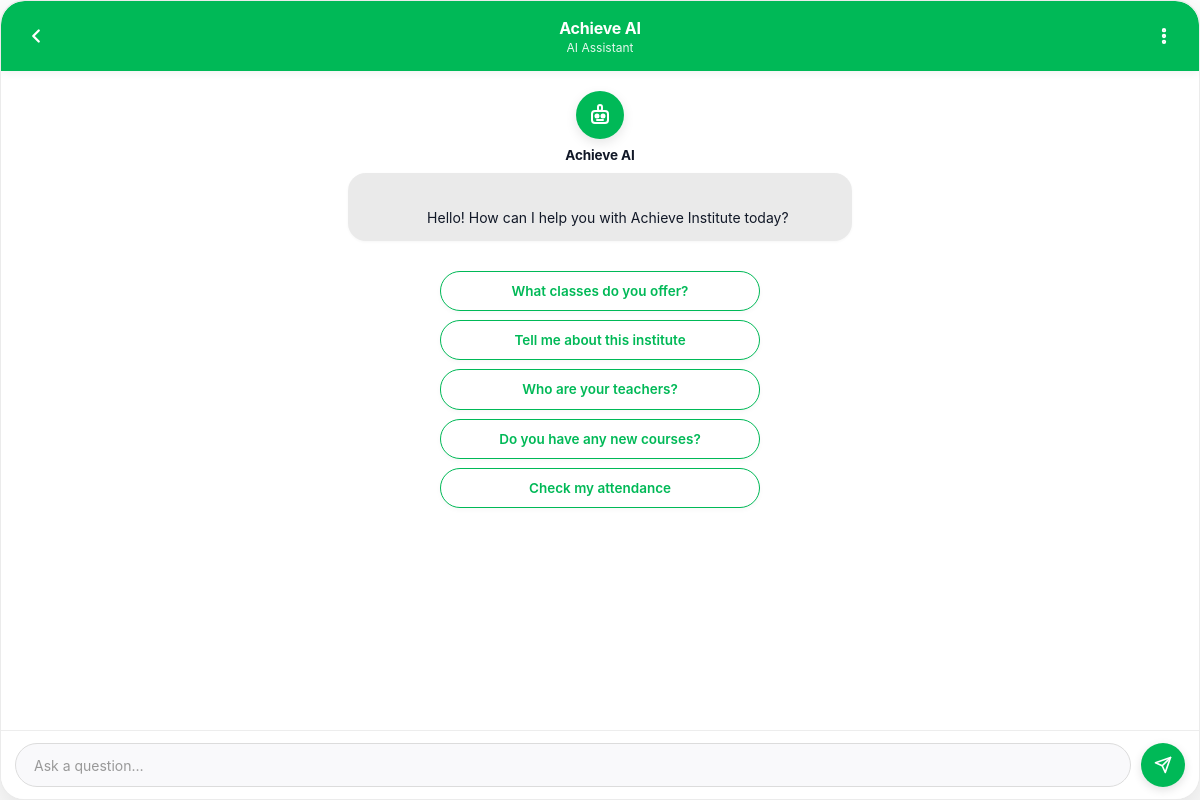
The app's page /chat.php with its own data.
### tables this page shows
CREATE TABLE ai_assistants (
    id INT UNSIGNED NOT NULL AUTO_INCREMENT,
    institute_id INT UNSIGNED NULL,
    name VARCHAR(255) NOT NULL,
    description TEXT NULL,
    purpose TEXT NULL,
    welcome_message TEXT NULL,
    enabled TINYINT(1) NOT NULL DEFAULT 1,
    theme_primary_color VARCHAR(20) DEFAULT '#00B957',
    theme_secondary_color VARCHAR(20) DEFAULT '#F3F4F6',
    theme_text_color VARCHAR(20) DEFAULT '#111827',
    theme_header_text_color VARCHAR(20) DEFAULT '#FFFFFF',
    user_bubble_color VARCHAR(20) DEFAULT '#ECFDF3',
    assistant_bubble_color VARCHAR(20) DEFAULT '#EAEAEA',
    chat_background_color VARCHAR(20) DEFAULT '#FFFFFF',
    starter_messages TEXT NULL,
    header_subtitle VARCHAR(255) DEFAULT 'AI Assistant',
    created_at DATETIME NOT NULL DEFAULT CURRENT_TIMESTAMP,
    updated_at DATETIME NOT NULL DEFAULT CURRENT_TIMESTAMP ON UPDATE CURRENT_TIMESTAMP,
    PRIMARY KEY (id),
    CONSTRAINT fk_assistant_institute
        FOREIGN KEY (institute_id) REFERENCES ai_assistant_institutes(id)
        ON DELETE SET NULL
);

### src/Env.php (called while the page is built, shortened)
<?php
final class Env
{
    private static array $values = [];
    public static function get(string $key, ?string $default = null): ?string
    {
        $value = getenv($key);
        if ($value !== false) {
            return $value;
        }
        return self::$values[$key] ?? $default;
    }
    public static function bool(string $key, bool $default = false): bool
    {
        $value = self::get($key);
        return filter_var($value, FILTER_VALIDATE_BOOL);
    }
}

### bootstrap.php (called while the page is built, shortened)
<?php
require_once APP_ROOT . '/src/Env.php';
require_once APP_ROOT . '/src/Database.php';
require_once APP_ROOT . '/src/AssistantRepository.php';
function ai_base_path(): string
{
    $base = Env::get('APP_BASE_PATH', '/');
    return rtrim($base, '/');
}

### src/AssistantRepository.php (called while the page is built, shortened)
<?php
final class AssistantRepository
{
    public function getByWidgetKey(string $widgetKey): ?array
    {
        $widgetKey = trim($widgetKey);
        $stmt = $this->pdo->prepare(
            'SELECT a.*,
                    i.id AS institute_id,
                    i.name AS institute_name,
                    i.public_widget_key,
                    i.is_active AS institute_active,
                    i.allowed_domains
             FROM ai_assistants a
             INNER JOIN ai_assistant_institutes i ON i.id = a.institute_id
             WHERE i.public_widget_key = ?
             LIMIT 1'
        );
        $stmt->execute([$widgetKey]);
        $row = $stmt->fetch();
        return is_array($row) ? $row : null;
    }
}

### src/Database.php (called while the page is built, shortened)
<?php
final class Database
{
    private static ?PDO $pdo = null;
    public static function connection(): PDO
    {
        $host = Env::get('AI_DB_HOST', '127.0.0.1');
        $port = Env::get('AI_DB_PORT', '3306');
        $name = Env::get('AI_DB_NAME', 'getmore_ai');
        $user = Env::get('AI_DB_USER', 'root');
        $pass = Env::get('AI_DB_PASSWORD', '');
        $dsn = sprintf(
            'mysql:host=%s;port=%s;dbname=%s;charset=utf8mb4',
            $host,
            $port,
            $name
        );
        self::$pdo = new PDO($dsn, $user, $pass, [
            PDO::ATTR_ERRMODE => PDO::ERRMODE_EXCEPTION,
            PDO::ATTR_DEFAULT_FETCH_MODE => PDO::FETCH_ASSOC,
            PDO::ATTR_EMULATE_PREPARES => false,
        ]);
        return self::$pdo;
    }
}

### chat.php (the view, shortened to what this page needs)
<?php
require_once __DIR__ . '/bootstrap.php';
$base = ai_base_path();
$isDev = Env::bool('DEV_MODE', false);
$widgetKey = trim((string) ($_GET['assistant'] ?? ''));
if ($widgetKey === '' && $isDev) {
    $widgetKey = 'pk_achieve_72af8391';
}
$assistant = null;
if ($widgetKey === '') {
    $errorMessage = 'This assistant is currently unavailable.';
} else {
    try {
        $repository = new AssistantRepository(Database::connection());
        $assistant = $repository->getByWidgetKey($widgetKey);
    } catch (Throwable $e) {
        $errorMessage = 'This assistant is currently unavailable.';
    }
}
    ?>
    <?php
$enabled = !empty($assistant['enabled']);
$themePrimaryColor = (string) ($assistant['theme_primary_color'] ?? '#00B957');
$themeTextColor = (string) ($assistant['theme_text_color'] ?? '#111827');
$themeHeaderTextColor = (string) ($assistant['theme_header_text_color'] ?? '#FFFFFF');
$userBubbleColor = (string) ($assistant['user_bubble_color'] ?? '#ECFDF3');
$assistantBubbleColor = (string) ($assistant['assistant_bubble_color'] ?? '#EAEAEA');
$chatBgColor = (string) ($assistant['chat_background_color'] ?? '#FFFFFF');
$headerSubtitle = (string) ($assistant['header_subtitle'] ?? 'AI Assistant');
$starterMessages = [];
if (!empty($assistant['starter_messages'])) {
    $decoded = json_decode((string) $assistant['starter_messages'], true);
    if (is_array($decoded)) {
        $starterMessages = $decoded;
    }
}
?>
<!doctype html>
<html lang="en">
<head>
    <link rel="stylesheet" href="<?= htmlspecialchars($base) ?>/assets/chat.css">
</head>
<body>
<div
    class="chat-shell"
    data-api-url="<?= htmlspecialchars($base) ?>/api/chat.php"
    data-assistant-key="<?= htmlspecialchars($widgetKey) ?>"
    data-enabled="<?= $enabled ? '1' : '0' ?>"
    data-primary-color="<?= htmlspecialchars($themePrimaryColor) ?>"
    data-admin-primary="<?= htmlspecialchars($themePrimaryColor) ?>"
    data-admin-header-text="<?= htmlspecialchars($themeHeaderTextColor) ?>"
    data-admin-bg="<?= htmlspecialchars($chatBgColor) ?>"
    data-admin-user-bubble="<?= htmlspecialchars($userBubbleColor) ?>"
    data-admin-assistant-bubble="<?= htmlspecialchars($assistantBubbleColor) ?>"
    data-admin-text="<?= htmlspecialchars($themeTextColor) ?>"
>
    <header class="chat-header">
        <button type="button" class="header-icon-btn" id="header-back-btn" aria-label="Back">
            <svg width="22" height="22" viewBox="0 0 24 24" fill="none" stroke="currentColor" stroke-width="2.5" stroke-linecap="round" stroke-linejoin="round">
                <path d="M15 18l-6-6 6-6"/>
            </svg>
        </button>
        <div class="header-info">
            <strong class="header-name"><?= htmlspecialchars((string) $assistant['name']) ?></strong>
            <span class="header-subtitle"><?= htmlspecialchars($headerSubtitle) ?></span>
        </div>
        <div class="header-menu-wrap">
            <button type="button" class="header-icon-btn" id="header-menu-btn" aria-label="Menu" aria-expanded="false" aria-haspopup="true">
                <svg width="20" height="20" viewBox="0 0 24 24" fill="none" stroke="currentColor" stroke-width="2.2" stroke-linecap="round" stroke-linejoin="round">
                    <circle cx="12" cy="12" r="1.5"/>
                    <circle cx="12" cy="5" r="1.5"/>
                    <circle cx="12" cy="19" r="1.5"/>
                </svg>
            </button>
        </div>
    </header>
    <main id="messages" class="messages">
        <div class="assistant-intro welcome-message">
            <div class="assistant-avatar" aria-hidden="true">
            </div>
            <div class="assistant-intro-name"><?= htmlspecialchars((string) $assistant['name']) ?></div>
            <div class="bubble assistant-bubble welcome-bubble">
                <?= nl2br(htmlspecialchars((string) $assistant['welcome_message'])) ?>
            </div>
        </div>
        <?php if ($starterMessages !== []): ?>
            <div id="starter-buttons" class="starter-buttons">
                <?php foreach ($starterMessages as $starter): ?>
                    <button type="button" class="starter-btn" data-message="<?= htmlspecialchars((string) $starter) ?>">
                        <?= htmlspecialchars((string) $starter) ?>
                    </button>
                <?php endforeach; ?>
            </div>
        <?php endif; ?>
    </main>
    <form id="chat-form" class="composer" autocomplete="off">
        <input
            id="chat-input"
            maxlength="2000"
            placeholder="Ask a question…"
            <?= $enabled ? '' : 'disabled' ?>
        >
        <button type="submit" id="chat-send-btn" aria-label="Send message" <?= $enabled ? '' : 'disabled' ?>>
            <svg width="18" height="18" viewBox="0 0 24 24" fill="none" stroke="currentColor" stroke-width="2.2" stroke-linecap="round" stroke-linejoin="round">
                <line x1="22" y1="2" x2="11" y2="13"/>
                <polygon points="22 2 15 22 11 13 2 9 22 2"/>
            </svg>
        </button>
    </form>
</div>
</body>
</html>

### records on screen
ai_assistants: name "Achieve AI", header_subtitle "AI Assistant", welcome_message "Hello! How can I help you with Achieve Institute today?", starter_messages "What classes do you offer?", starter_messages "Tell me about this institute", starter_messages "Who are your teachers?", starter_messages "Do you have any new courses?", starter_messages "Check my attendance"
